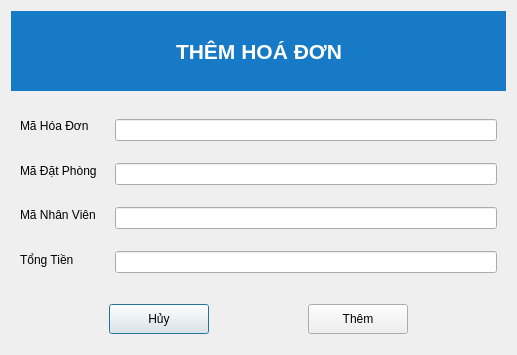
<?xml version="1.0" encoding="UTF-8"?>
<ui version="4.0">
 <class>Dialog</class>
 <widget class="QDialog" name="Dialog">
  <property name="geometry">
   <rect>
    <x>0</x>
    <y>0</y>
    <width>517</width>
    <height>355</height>
   </rect>
  </property>
  <property name="windowTitle">
   <string>Dialog</string>
  </property>
  <layout class="QVBoxLayout" name="verticalLayout">
   <item>
    <widget class="QWidget" name="widget" native="true">
     <property name="maximumSize">
      <size>
       <width>16777215</width>
       <height>80</height>
      </size>
     </property>
     <layout class="QGridLayout" name="gridLayout">
      <property name="leftMargin">
       <number>0</number>
      </property>
      <property name="topMargin">
       <number>0</number>
      </property>
      <property name="rightMargin">
       <number>0</number>
      </property>
      <property name="bottomMargin">
       <number>0</number>
      </property>
      <property name="spacing">
       <number>0</number>
      </property>
      <item row="0" column="0">
       <widget class="QWidget" name="widget_4" native="true">
        <property name="minimumSize">
         <size>
          <width>0</width>
          <height>60</height>
         </size>
        </property>
        <property name="maximumSize">
         <size>
          <width>16777215</width>
          <height>100</height>
         </size>
        </property>
        <property name="styleSheet">
         <string notr="true">QWidget {
    background-color: #177ac6;  /* Màu nền xanh */
}
</string>
        </property>
        <layout class="QHBoxLayout" name="horizontalLayout_3">
         <property name="spacing">
          <number>0</number>
         </property>
         <property name="leftMargin">
          <number>0</number>
         </property>
         <property name="topMargin">
          <number>0</number>
         </property>
         <property name="rightMargin">
          <number>0</number>
         </property>
         <property name="bottomMargin">
          <number>0</number>
         </property>
         <item>
          <spacer name="horizontalSpacer_6">
           <property name="orientation">
            <enum>Qt::Horizontal</enum>
           </property>
           <property name="sizeHint" stdset="0">
            <size>
             <width>90</width>
             <height>20</height>
            </size>
           </property>
          </spacer>
         </item>
         <item>
          <widget class="QLabel" name="label_2">
           <property name="font">
            <font>
             <family>Segoe UI</family>
             <pointsize>16</pointsize>
             <weight>75</weight>
             <bold>true</bold>
            </font>
           </property>
           <property name="styleSheet">
            <string notr="true">QLabel {
    color: white;  /* Màu chữ trắng */
}
</string>
           </property>
           <property name="text">
            <string>THÊM HOÁ ĐƠN</string>
           </property>
          </widget>
         </item>
         <item>
          <spacer name="horizontalSpacer_7">
           <property name="orientation">
            <enum>Qt::Horizontal</enum>
           </property>
           <property name="sizeHint" stdset="0">
            <size>
             <width>91</width>
             <height>20</height>
            </size>
           </property>
          </spacer>
         </item>
        </layout>
       </widget>
      </item>
     </layout>
    </widget>
   </item>
   <item>
    <widget class="QWidget" name="widget_2" native="true">
     <layout class="QHBoxLayout" name="horizontalLayout">
      <property name="spacing">
       <number>0</number>
      </property>
      <property name="leftMargin">
       <number>0</number>
      </property>
      <property name="topMargin">
       <number>0</number>
      </property>
      <property name="rightMargin">
       <number>0</number>
      </property>
      <property name="bottomMargin">
       <number>0</number>
      </property>
      <item>
       <widget class="QWidget" name="widget_5" native="true">
        <layout class="QVBoxLayout" name="verticalLayout_2">
         <item>
          <widget class="QLabel" name="label_6">
           <property name="text">
            <string>Mã Hóa Đơn</string>
           </property>
          </widget>
         </item>
         <item>
          <widget class="QLabel" name="label_3">
           <property name="text">
            <string>Mã Đặt Phòng</string>
           </property>
          </widget>
         </item>
         <item>
          <widget class="QLabel" name="label_4">
           <property name="text">
            <string>Mã Nhân Viên</string>
           </property>
          </widget>
         </item>
         <item>
          <widget class="QLabel" name="label_5">
           <property name="text">
            <string>Tổng Tiền</string>
           </property>
          </widget>
         </item>
        </layout>
       </widget>
      </item>
      <item>
       <widget class="QWidget" name="widget_6" native="true">
        <layout class="QVBoxLayout" name="verticalLayout_3">
         <property name="spacing">
          <number>9</number>
         </property>
         <property name="topMargin">
          <number>9</number>
         </property>
         <property name="bottomMargin">
          <number>0</number>
         </property>
         <item>
          <widget class="QLineEdit" name="mahd_input">
           <property name="placeholderText">
            <string/>
           </property>
          </widget>
         </item>
         <item>
          <widget class="QLineEdit" name="madp_input"/>
         </item>
         <item>
          <widget class="QLineEdit" name="manv_input"/>
         </item>
         <item>
          <widget class="QLineEdit" name="tongtien_input"/>
         </item>
        </layout>
       </widget>
      </item>
     </layout>
    </widget>
   </item>
   <item>
    <widget class="QWidget" name="widget_3" native="true">
     <property name="maximumSize">
      <size>
       <width>16777215</width>
       <height>50</height>
      </size>
     </property>
     <layout class="QHBoxLayout" name="horizontalLayout_4">
      <property name="spacing">
       <number>0</number>
      </property>
      <property name="leftMargin">
       <number>0</number>
      </property>
      <property name="topMargin">
       <number>0</number>
      </property>
      <property name="rightMargin">
       <number>0</number>
      </property>
      <property name="bottomMargin">
       <number>0</number>
      </property>
      <item>
       <spacer name="horizontalSpacer">
        <property name="orientation">
         <enum>Qt::Horizontal</enum>
        </property>
        <property name="sizeHint" stdset="0">
         <size>
          <width>40</width>
          <height>20</height>
         </size>
        </property>
       </spacer>
      </item>
      <item>
       <widget class="QPushButton" name="cancel_button">
        <property name="minimumSize">
         <size>
          <width>100</width>
          <height>30</height>
         </size>
        </property>
        <property name="text">
         <string>Hủy</string>
        </property>
       </widget>
      </item>
      <item>
       <spacer name="horizontalSpacer_2">
        <property name="orientation">
         <enum>Qt::Horizontal</enum>
        </property>
        <property name="sizeHint" stdset="0">
         <size>
          <width>40</width>
          <height>20</height>
         </size>
        </property>
       </spacer>
      </item>
      <item>
       <widget class="QPushButton" name="add_agreebutton">
        <property name="minimumSize">
         <size>
          <width>100</width>
          <height>30</height>
         </size>
        </property>
        <property name="text">
         <string>Thêm</string>
        </property>
       </widget>
      </item>
      <item>
       <spacer name="horizontalSpacer_3">
        <property name="orientation">
         <enum>Qt::Horizontal</enum>
        </property>
        <property name="sizeHint" stdset="0">
         <size>
          <width>40</width>
          <height>20</height>
         </size>
        </property>
       </spacer>
      </item>
     </layout>
    </widget>
   </item>
  </layout>
 </widget>
 <resources/>
 <connections/>
</ui>
